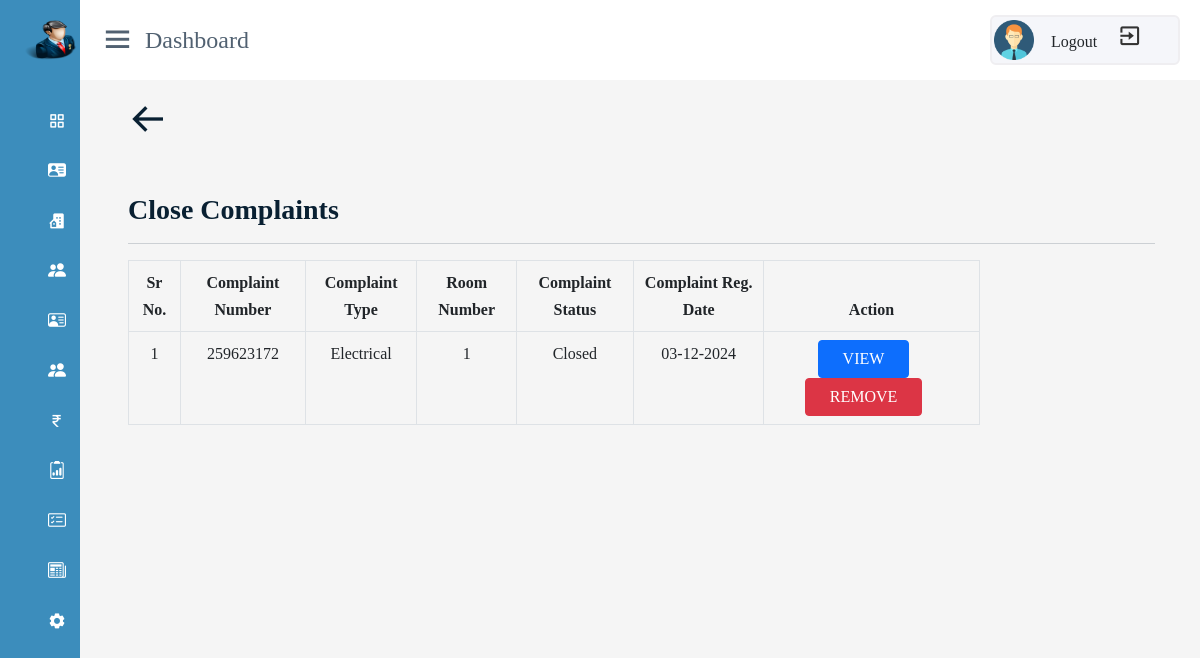
Screenshot of /admin/close-complaint.php (signed in) with the database file from the repository.
### tables this page shows
CREATE TABLE `complaint` (
  `id` int(11) NOT NULL,
  `complaint_no` bigint(12) DEFAULT NULL,
  `userid` varchar(225) NOT NULL,
  `name` varchar(225) NOT NULL,
  `mobile` varchar(10) NOT NULL,
  `roomno` int(11) NOT NULL,
  `complaint_type` varchar(225) NOT NULL,
  `complaint_details` varchar(255) NOT NULL,
  `complaint_doc` varchar(400) NOT NULL,
  `complaint_status` varchar(255) NOT NULL DEFAULT 'New',
  `registration_date` timestamp NOT NULL DEFAULT current_timestamp()
);

### admin/close-complaint.php (the view, shortened to what this page needs)
<!DOCTYPE html>
<html lang="en">
<head>
</head>
<body>
<?php require('./includes/header.php')?>
<div class="container-fluid">
    <div class="row">
        <div class="col-lg-11 col-12  p-0 ms-5 ">
    <div class="home-content align-items-center ">
    <a href="dashboard.php"><i class='bx bx-arrow-back' style="font-size:40px"></i></a>
    <h3 class="mt-5" style="font-family: Georgia, 'Times New Roman', Times, serif;">Close Complaints</h3>
    <hr>
    <div class="row">
        <div class="col-md-10 col-xs-8">
            <div class="table table-responsive">
            <table class="table table-bordered table-hover " >
                <thead class="text-dark">
                    <tr>
                        <th class="text-center">Sr No.</th>
                        <th class="text-center">Complaint Number</th>
                        <th class="text-center">Complaint Type</th>
                        <th class="text-center">Room Number</th>
                        <th class="text-center">Complaint Status</th>
                        <th class="text-center" >Complaint Reg. Date</th>
                        <th class="text-center">Action</th>
                    </tr>
                </thead>
                <tbody>
            <?php
            include('includes/db_config.php');
            if($status='Closed')
            {
                $query1="select * from complaint where complaint_status='Closed'";
                $data1=mysqli_query($con,$query1);
                $sr=1;
                while($row=mysqli_fetch_assoc($data1))
                {
                 ?>
                <tr>
                    <td class="text-center"><?php echo $sr?></td>
                    <td class="text-center"><?php echo $row['complaint_no']?></td>
                    <td class="text-center"><?php echo $row['complaint_type']?></td>
                    <td  class="text-center"class="text-center"><?php echo $row['roomno']?></td>
                    <td class="text-center"><?php echo $row['complaint_status']?></td>
                    <td class="text-center"><?php $wop = $row['registration_date']; print date("d-m-Y",strtotime($wop))?></td>
                    <td class="text-center" style="margin-left:100px;"><a href="complaint_details.php?id=<?php echo $row['complaint_no']?>" class="btn btn-primary me-3 px-4 ">VIEW</a>
                    <a href="remove-complaint.php?id=<?php echo $row['complaint_no']?>" onclick='return checkdelete()' class="btn btn-danger me-3 px-4 ">REMOVE</a></td>
                </tr>
                <?php $sr++;
                }
            }
            else
            {
                echo "<h3 style='color:red';>Complaints Not Found</h3>";
            }
            ?>
                </tbody>
            </table>
            </div>
        </div>
</div>
    </div>
 </div>
</div>
</div>
<?php require('./includes/footer.php')?>
</body>
</html>

### admin/css/adminpanel.css (style rules this page uses)
* { margin:0; padding:0; box-sizing: border-box; font-family: 'Poppins',sans-serif; }
body { min-height: 100vh; width: 100%; }
.home-section .home-content { padding-top: 100px; }

### css/styel.css (style rules this page uses)
body { font-family: "Barlow",sans-serif; line-height: 1.7; color:#516171; }
h1,h2,h3,h4,h5,h6 { font-weight: 700 !important; color: #092032; }
a { color: #092032; text-decoration: none; transition: all 0.4s ease; font-weight: 800; }

### css/footer.css (style rules this page uses)
* { text-decoration: none; font-family: poppins; box-sizing: border-box; }
body { margin:0; background-image:linear-gradient(to bottom,white,white); }

### rows the page displays
complaint: complaint_no "259623172", complaint_type "Electrical", roomno "1", complaint_status "Closed", registration_date "03-12-2024"
